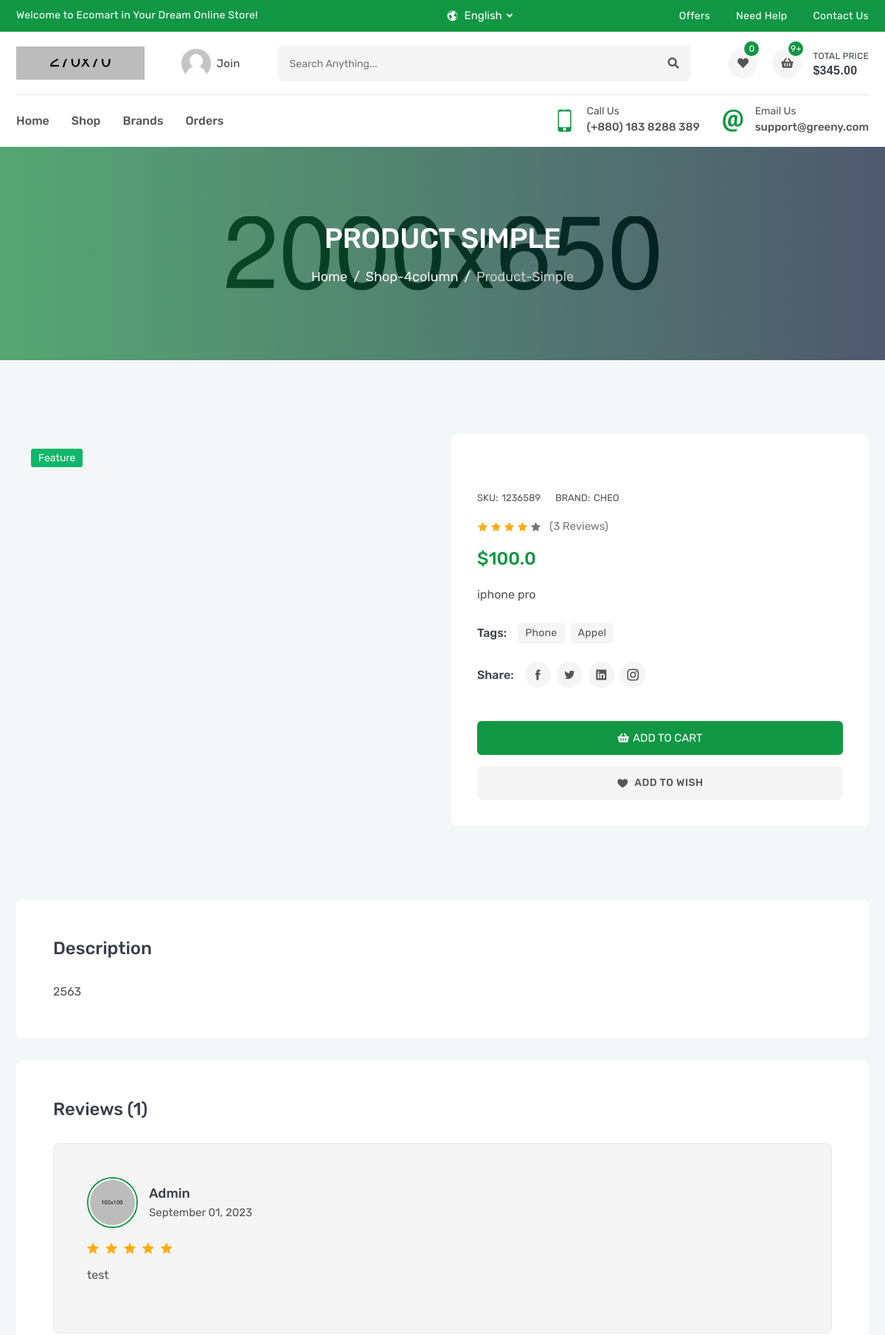
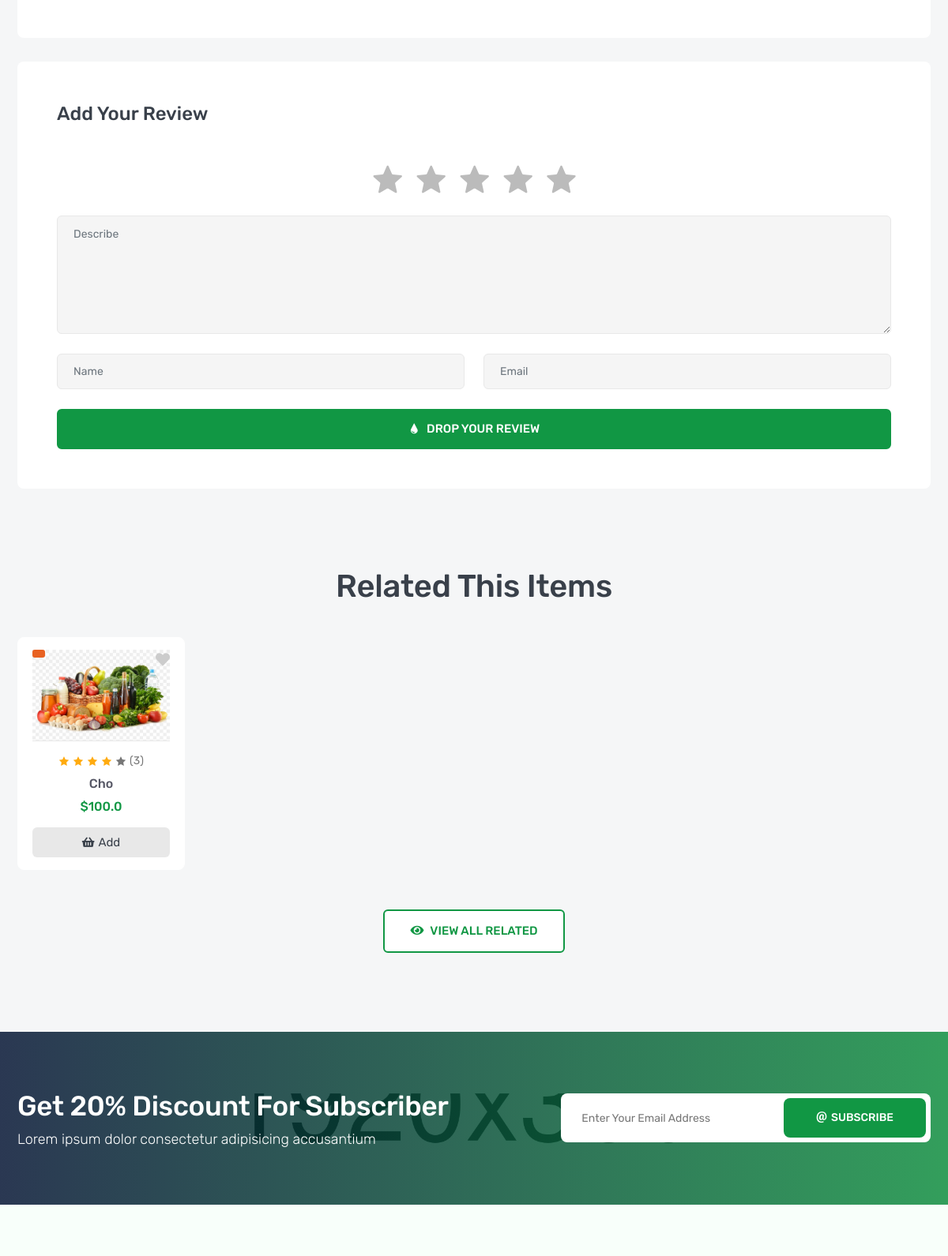
Screenshot of /products/cho (upper part) with the database file from the repository (2 pictures, top to bottom).
### product/models.py (models this page shows, shortened)
class Product(models.Model):
    name = models.CharField(_('Name'),max_length=120)
    flag = models.CharField(_('Flag'),max_length=10,choices=FLAG_TYPES)
    image = models.ImageField(_('Image'),upload_to='products')
    price = models.FloatField(_('Price'))
    sku = models.CharField(_('SKU'),max_length=12)
    subtitle = models.CharField(_('Subtitle'),max_length=300)
    description = models.TextField(_('Description'),max_length=40000)
    quantity = models.IntegerField(_('Quantity'))
    brand = models.ForeignKey('Brand',verbose_name=_('Brand'),related_name='product_brand',on_delete= models.SET_NULL,null=True)
    tags = TaggableManager()
    slug = models.SlugField(null=True,blank=True)

class Brand(models.Model):
    name = models.CharField(_('Name'),max_length=100)
    image = models.ImageField(_('Image'),upload_to='brand')
    slug = models.SlugField(null=True,blank=True)
    def __str__(self):
        return self.name

class Review(models.Model):
    user = models.ForeignKey(User,verbose_name=_('User'),related_name='review_author',on_delete=models.SET_NULL,null=True)
    product = models.ForeignKey(Product,verbose_name=_('Product'),related_name='review_product',on_delete=models.CASCADE)
    rate = models.IntegerField(_('Rate'))
    review = models.CharField(_('Review'),max_length=300)
    created_at = models.DateTimeField(_('Created at'),default=timezone.now)

### product/views.py (the view)
# urls.py: path('<slug:slug>' , ProductDetail.as_view()),
class ProductDetail(DetailView):
    model = Product          # context : object   : model
    def get_context_data(self, **kwargs):
        context = super().get_context_data(**kwargs)
        context["reviews"] = Review.objects.filter(product=self.get_object())
        context["related_products"] = Product.objects.filter(brand=self.get_object().brand)
        return context

### product/templates/product/product_detail.html (shortened to what this page needs)
{% extends "base.html" %}
{% load static %}
{% block css %}
    <link rel="stylesheet" href="{% static 'en/css/product-details.css' %}">
{% endblock css %}
{% block body %}
        <section class="single-banner inner-section" style="background: url(images/single-banner.jpg) no-repeat center;">
            <div class="container">
                <h2>product simple</h2>
                <ol class="breadcrumb">
                    <li class="breadcrumb-item"><a href="index.html">Home</a></li>
                    <li class="breadcrumb-item"><a href="shop-4column.html">shop-4column</a></li>
                    <li class="breadcrumb-item active" aria-current="page">product-simple</li>
                </ol>
            </div>
        </section>
        <section class="inner-section">
            <div class="container">
                <div class="row">
                    <div class="col-lg-6">
                        <div class="details-gallery">
                            <div class="details-label-group">
                                <label class="details-label new">{{object.flag}}</label>
                            </div>
                        </div>
                    </div>
                    <div class="col-lg-6">
                        <div class="details-content">
                            <h3 class="details-name"><a href="#">{{objec}}</a></h3>
                            <div class="details-meta">
                                <p>SKU:<span>{{object.sku}}</span></p>
                                <p>BRAND:<a href="#">{{object.brand}}</a></p>
                            </div>
                            <div class="details-rating">
                                <i class="active icofont-star"></i>
                                <i class="active icofont-star"></i>
                                <i class="active icofont-star"></i>
                                <i class="active icofont-star"></i>
                                <i class="icofont-star"></i>
                                <a href="#">(3 reviews)</a>
                            </div>
                            <h3 class="details-price">
                                <span>${{object.price}}</span>
                            </h3>
                            <p class="details-desc">{{object.subtitle}}</p>
                            <div class="details-list-group">
                                <label class="details-list-title">tags:</label>
                                <ul class="details-tag-list">
                                    {% for tag in object.tags.all %}
                                        <li><a href="#">{{tag}}</a></li>
                                    {% endfor %}
                                </ul>
                            </div>
                            <div class="details-list-group">
                                <label class="details-list-title">Share:</label>
                                <ul class="details-share-list">
                                    <li><a href="#" class="icofont-facebook" title="Facebook"></a></li>
                                    <li><a href="#" class="icofont-twitter" title="Twitter"></a></li>
                                    <li><a href="#" class="icofont-linkedin" title="Linkedin"></a></li>
                                    <li><a href="#" class="icofont-instagram" title="Instagram"></a></li>
                                </ul>
                            </div>
                            <div class="details-add-group">
                                <button class="product-add" title="Add to Cart">
                                    <i class="fas fa-shopping-basket"></i>
                                    <span>add to cart</span>
                                </button>
                            </div>
                            <div class="details-action-group">
                                <a class="details-wish wish" href="#" title="Add Your Wishlist">
                                    <i class="icofont-heart"></i>
                                    <span>add to wish</span>
                                </a>
                            </div>
                        </div>
                    </div>
                </div>
            </div>
        </section>
        <section class="inner-section">
            <div class="container">
                <div class="row">
                    <div class="col-lg-12">
                        <div class="product-details-frame">
                            <h3 class="frame-title">Description</h3>
                            <div class="tab-descrip">
                                <p>{{object.description}}</p>
                            </div>
                        </div>
                        <div class="product-details-frame">
                            <h3 class="frame-title">Reviews ({{reviews|length}})</h3>
                            <ul class="review-list">
                                {% for review in reviews %}
                                <li class="review-item">
                                    <div class="review-media">
                                        <a class="review-avatar" href="#">
                                            <img src="images/avatar/01.jpg" alt="review">
                                        </a>
                                        <h5 class="review-meta">
                                            <a href="#">{{review.user}}</a>
                                            <span>{{review.created_at|date:"F d, o"}}</span>
                                        </h5>
                                    </div>
                                    <ul class="review-rating">
                                        <li class="icofont-ui-{% if review.rate > 0 %}rating{% else %}rate-blank{% endif %}"></li>
                                        <li class="icofont-ui-{% if review.rate > 1 %}rating{% else %}rate-blank{% endif %}"></li>
                                        <li class="icofont-ui-{% if review.rate > 2 %}rating{% else %}rate-blank{% endif %}"></li>
                                        <li class="icofont-ui-{% if review.rate > 3 %}rating{% else %}rate-blank{% endif %}"></li>
                                        <li class="icofont-ui-{% if review.rate > 4 %}rating{% else %}rate-blank{% endif %}"></li>
                                    </ul>
                                    <p class="review-desc">{{review.review}}</p>
                                </li>
                                {% endfor %}
                            </ul>
                        </div>
                        <div class="product-details-frame">
                            <h3 class="frame-title">add your review</h3>
                            <form class="review-form">
                                <div class="row">
                                    <div class="col-lg-12">
                                        <div class="star-rating">
                                            <input type="radio" name="rating" id="star-1"><label for="star-1"></label>
                                            <input type="radio" name="rating" id="star-2"><label for="star-2"></label>
                                            <input type="radio" name="rating" id="star-3"><label for="star-3"></label>
                                            <input type="radio" name="rating" id="star-4"><label for="star-4"></label>
                                            <input type="radio" name="rating" id="star-5"><label for="star-5"></label>
                                        </div>
                                    </div>
                                    <div class="col-lg-12">
                                        <div class="form-group">
                                            <textarea class="form-control" placeholder="Describe"></textarea>
                                        </div>
                                    </div>
                                    <div class="col-lg-6">
                                        <div class="form-group">
                                            <input type="text" class="form-control" placeholder="Name">
                                        </div>
                                    </div>
                                    <div class="col-lg-6">
                                        <div class="form-group">
                                            <input type="email" class="form-control" placeholder="Email">
                                        </div>
                                    </div>
                                    <div class="col-lg-12">
                                        <button class="btn btn-inline">
                                            <i class="icofont-water-drop"></i>
                                            <span>drop your review</span>
                                        </button>
                                    </div>
                                </div>
                            </form>
                        </div>
                    </div>
                </div>
            </div>
        </section>
        <section class="inner-section">
            <div class="container">
                <div class="row">
                    <div class="col">
                        <div class="section-heading">
                            <h2>related this items</h2>
                        </div>
                    </div>
                </div>
                <div class="row row-cols-2 row-cols-md-3 row-cols-lg-4 row-cols-xl-5">
                    {% for item in related_products %}
                        <div class="col">
                            <div class="product-card {% if item.quantity == 0 %} product-disable {% endif %}">
                                <div class="product-media">
                                    <div class="product-label">
                                        <label class="label-text sale"></label>
                                    </div>
                                    <button class="product-wish wish">
                                        <i class="fas fa-heart"></i>
                                    </button>
                                    <a class="product-image" href="product-video.html">
                                        <img src="{{item.image.url}}" alt="product">
                                    </a>
                                </div>
                                <div class="product-content">
                                    <div class="product-rating">
                                        <i class="active icofont-star"></i>
                                        <i class="active icofont-star"></i>
                                        <i class="active icofont-star"></i>
                                        <i class="active icofont-star"></i>
                                        <i class="icofont-star"></i>
                                        <a href="product-video.html">(3)</a>
                                    </div>
                                    <h6 class="product-name">
                                        <a href="product-video.html">{{item.name}}</a>
                                    </h6>
                                    <h6 class="product-price">
                                        <span>${{item.price}}</span>
                                    </h6>
                                    <button class="product-add" title="Add to Cart">
                                        <i class="fas fa-shopping-basket"></i>
                                        <span>add</span>
                                    </button>
                                </div>
                            </div>
                        </div>
                    {% endfor %}
                </div>
                <div class="row">
                    <div class="col-lg-12">
                        <div class="section-btn-25">
                            <a href="shop-4column.html" class="btn btn-outline">
                                <i class="fas fa-eye"></i>
                                <span>view all related</span>
                            </a>
                        </div>
                    </div>
                </div>
            </div>
        </section>
        <section class="news-part" style="background: url(images/newsletter.jpg) no-repeat center;">
            <div class="container">
                <div class="row align-items-center">
                    <div class="col-md-5 col-lg-6 col-xl-7">
                        <div class="news-text">
                            <h2>Get 20% Discount for Subscriber</h2>
                            <p>Lorem ipsum dolor consectetur adipisicing accusantium</p>
                        </div>
                    </div>
                    <div class="col-md-7 col-lg-6 col-xl-5">
                        <form class="news-form">
                            <input type="text" placeholder="Enter Your Email Address">
                            <button><span><i class="icofont-ui-email"></i>Subscribe</span></button>
                        </form>
                    </div>
                </div>
            </div>
        </section>
        {% endblock body %}

### rows the page displays
Product: flag "Feature", sku "1236589", brand "CHEO", price "100.0", subtitle "iphone pro", description "2563", image (picture), name "Cho"
Tag: name "Phone"
Tag: name "Appel"
Review: user "Admin", created_at "September 01, 2023", review "test"

### other values shown
{{ reviews|length }} "1"
